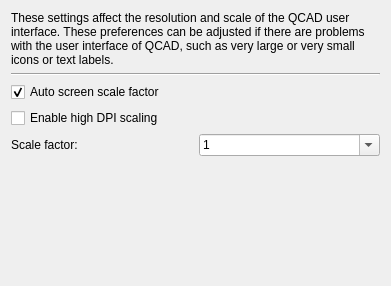
<?xml version="1.0" encoding="UTF-8"?>
<ui version="4.0">
 <class>Ui</class>
 <widget class="QWidget" name="Ui">
  <property name="geometry">
   <rect>
    <x>0</x>
    <y>0</y>
    <width>391</width>
    <height>286</height>
   </rect>
  </property>
  <layout class="QVBoxLayout" name="verticalLayout">
   <item>
    <widget class="QLabel" name="label_2">
     <property name="text">
      <string>These settings affect the resolution and scale of the QCAD user interface. These preferences can be adjusted if there are problems with the user interface of QCAD, such as very large or very small icons or text labels.</string>
     </property>
     <property name="wordWrap">
      <bool>true</bool>
     </property>
    </widget>
   </item>
   <item>
    <widget class="Line" name="line">
     <property name="orientation">
      <enum>Qt::Horizontal</enum>
     </property>
    </widget>
   </item>
   <item>
    <widget class="QCheckBox" name="QT_AUTO_SCREEN_SCALE_FACTOR">
     <property name="text">
      <string>Auto screen scale factor</string>
     </property>
     <property name="checked">
      <bool>true</bool>
     </property>
     <property name="RequiresRestart" stdset="0">
      <bool>true</bool>
     </property>
    </widget>
   </item>
   <item>
    <widget class="QCheckBox" name="EnableHighDpiScaling">
     <property name="text">
      <string>Enable high DPI scaling</string>
     </property>
     <property name="RequiresRestart" stdset="0">
      <bool>true</bool>
     </property>
    </widget>
   </item>
   <item>
    <layout class="QHBoxLayout" name="horizontalLayout">
     <item>
      <widget class="QLabel" name="label">
       <property name="text">
        <string>Scale factor:</string>
       </property>
      </widget>
     </item>
     <item>
      <widget class="QComboBox" name="QT_SCALE_FACTOR">
       <property name="editable">
        <bool>true</bool>
       </property>
       <property name="RequiresRestart" stdset="0">
        <bool>true</bool>
       </property>
       <item>
        <property name="text">
         <string notr="true">1</string>
        </property>
       </item>
       <item>
        <property name="text">
         <string notr="true">1.2</string>
        </property>
       </item>
       <item>
        <property name="text">
         <string notr="true">1.4</string>
        </property>
       </item>
       <item>
        <property name="text">
         <string notr="true">1.5</string>
        </property>
       </item>
       <item>
        <property name="text">
         <string notr="true">1.6</string>
        </property>
       </item>
       <item>
        <property name="text">
         <string notr="true">1.8</string>
        </property>
       </item>
       <item>
        <property name="text">
         <string notr="true">2</string>
        </property>
       </item>
      </widget>
     </item>
    </layout>
   </item>
   <item>
    <spacer name="verticalSpacer">
     <property name="orientation">
      <enum>Qt::Vertical</enum>
     </property>
     <property name="sizeHint" stdset="0">
      <size>
       <width>20</width>
       <height>194</height>
      </size>
     </property>
    </spacer>
   </item>
  </layout>
 </widget>
 <resources/>
 <connections/>
</ui>
